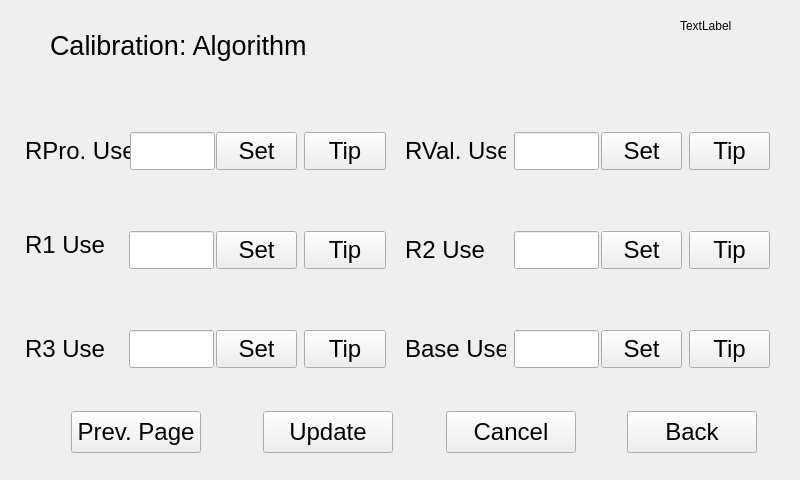
<?xml version="1.0" encoding="UTF-8"?>
<ui version="4.0">
 <class>algorithmDld3</class>
 <widget class="QWidget" name="algorithmDld3">
  <property name="geometry">
   <rect>
    <x>0</x>
    <y>0</y>
    <width>800</width>
    <height>480</height>
   </rect>
  </property>
  <property name="windowTitle">
   <string>Form</string>
  </property>
  <widget class="QLabel" name="label">
   <property name="geometry">
    <rect>
     <x>50</x>
     <y>10</y>
     <width>301</width>
     <height>71</height>
    </rect>
   </property>
   <property name="text">
    <string>&lt;html&gt;&lt;head/&gt;&lt;body&gt;&lt;p&gt;&lt;span style=&quot; font-size:20pt;&quot;&gt;Calibration:  Algorithm&lt;/span&gt;&lt;/p&gt;&lt;/body&gt;&lt;/html&gt;</string>
   </property>
  </widget>
  <widget class="QLabel" name="label_2">
   <property name="geometry">
    <rect>
     <x>25</x>
     <y>132</y>
     <width>111</width>
     <height>38</height>
    </rect>
   </property>
   <property name="text">
    <string>&lt;html&gt;&lt;head/&gt;&lt;body&gt;&lt;p&gt;&lt;span style=&quot; font-size:18pt;&quot;&gt;RPro. Use&lt;/span&gt;&lt;/p&gt;&lt;/body&gt;&lt;/html&gt;</string>
   </property>
  </widget>
  <widget class="QLabel" name="label_3">
   <property name="geometry">
    <rect>
     <x>25</x>
     <y>231</y>
     <width>101</width>
     <height>28</height>
    </rect>
   </property>
   <property name="text">
    <string>&lt;html&gt;&lt;head/&gt;&lt;body&gt;&lt;p&gt;&lt;span style=&quot; font-size:18pt;&quot;&gt;R1 Use&lt;/span&gt;&lt;/p&gt;&lt;/body&gt;&lt;/html&gt;</string>
   </property>
  </widget>
  <widget class="QLabel" name="label_4">
   <property name="geometry">
    <rect>
     <x>25</x>
     <y>330</y>
     <width>81</width>
     <height>38</height>
    </rect>
   </property>
   <property name="text">
    <string>&lt;html&gt;&lt;head/&gt;&lt;body&gt;&lt;p&gt;&lt;span style=&quot; font-size:18pt;&quot;&gt;R3 Use&lt;/span&gt;&lt;/p&gt;&lt;/body&gt;&lt;/html&gt;</string>
   </property>
  </widget>
  <widget class="QLabel" name="label_5">
   <property name="geometry">
    <rect>
     <x>405</x>
     <y>132</y>
     <width>101</width>
     <height>38</height>
    </rect>
   </property>
   <property name="text">
    <string>&lt;html&gt;&lt;head/&gt;&lt;body&gt;&lt;p&gt;&lt;span style=&quot; font-size:18pt;&quot;&gt;RVal. Use&lt;/span&gt;&lt;/p&gt;&lt;/body&gt;&lt;/html&gt;</string>
   </property>
  </widget>
  <widget class="QLabel" name="label_6">
   <property name="geometry">
    <rect>
     <x>405</x>
     <y>231</y>
     <width>81</width>
     <height>38</height>
    </rect>
   </property>
   <property name="text">
    <string>&lt;html&gt;&lt;head/&gt;&lt;body&gt;&lt;p&gt;&lt;span style=&quot; font-size:18pt;&quot;&gt;R2 Use&lt;/span&gt;&lt;/p&gt;&lt;/body&gt;&lt;/html&gt;</string>
   </property>
  </widget>
  <widget class="QLabel" name="label_7">
   <property name="geometry">
    <rect>
     <x>405</x>
     <y>330</y>
     <width>101</width>
     <height>38</height>
    </rect>
   </property>
   <property name="text">
    <string>&lt;html&gt;&lt;head/&gt;&lt;body&gt;&lt;p&gt;&lt;span style=&quot; font-size:18pt;&quot;&gt;Base Use&lt;/span&gt;&lt;/p&gt;&lt;/body&gt;&lt;/html&gt;</string>
   </property>
  </widget>
  <widget class="QLineEdit" name="Rruse_lineEdit">
   <property name="geometry">
    <rect>
     <x>130</x>
     <y>132</y>
     <width>85</width>
     <height>38</height>
    </rect>
   </property>
   <property name="font">
    <font>
     <pointsize>18</pointsize>
    </font>
   </property>
  </widget>
  <widget class="QLineEdit" name="R1use_lineEdit">
   <property name="geometry">
    <rect>
     <x>129</x>
     <y>231</y>
     <width>85</width>
     <height>38</height>
    </rect>
   </property>
   <property name="font">
    <font>
     <pointsize>18</pointsize>
    </font>
   </property>
  </widget>
  <widget class="QLineEdit" name="R3use_lineEdit">
   <property name="geometry">
    <rect>
     <x>129</x>
     <y>330</y>
     <width>85</width>
     <height>38</height>
    </rect>
   </property>
   <property name="font">
    <font>
     <pointsize>18</pointsize>
    </font>
   </property>
  </widget>
  <widget class="QLineEdit" name="Vruse_lineEdit">
   <property name="geometry">
    <rect>
     <x>514</x>
     <y>132</y>
     <width>85</width>
     <height>38</height>
    </rect>
   </property>
   <property name="font">
    <font>
     <pointsize>18</pointsize>
    </font>
   </property>
  </widget>
  <widget class="QLineEdit" name="R2use_lineEdit">
   <property name="geometry">
    <rect>
     <x>514</x>
     <y>231</y>
     <width>85</width>
     <height>38</height>
    </rect>
   </property>
   <property name="font">
    <font>
     <pointsize>18</pointsize>
    </font>
   </property>
  </widget>
  <widget class="QLineEdit" name="Baseuse_lineEdit">
   <property name="geometry">
    <rect>
     <x>514</x>
     <y>330</y>
     <width>85</width>
     <height>38</height>
    </rect>
   </property>
   <property name="font">
    <font>
     <pointsize>18</pointsize>
    </font>
   </property>
  </widget>
  <widget class="QPushButton" name="PRchooseTip">
   <property name="geometry">
    <rect>
     <x>304</x>
     <y>132</y>
     <width>82</width>
     <height>38</height>
    </rect>
   </property>
   <property name="font">
    <font>
     <pointsize>18</pointsize>
    </font>
   </property>
   <property name="text">
    <string>Tip</string>
   </property>
  </widget>
  <widget class="QPushButton" name="R1chooseTip">
   <property name="geometry">
    <rect>
     <x>304</x>
     <y>231</y>
     <width>82</width>
     <height>38</height>
    </rect>
   </property>
   <property name="font">
    <font>
     <pointsize>18</pointsize>
    </font>
   </property>
   <property name="text">
    <string>Tip</string>
   </property>
  </widget>
  <widget class="QPushButton" name="R3chooseTip">
   <property name="geometry">
    <rect>
     <x>304</x>
     <y>330</y>
     <width>82</width>
     <height>38</height>
    </rect>
   </property>
   <property name="font">
    <font>
     <pointsize>18</pointsize>
    </font>
   </property>
   <property name="text">
    <string>Tip</string>
   </property>
  </widget>
  <widget class="QPushButton" name="VRchooseTip">
   <property name="geometry">
    <rect>
     <x>689</x>
     <y>132</y>
     <width>81</width>
     <height>38</height>
    </rect>
   </property>
   <property name="font">
    <font>
     <pointsize>18</pointsize>
    </font>
   </property>
   <property name="text">
    <string>Tip</string>
   </property>
  </widget>
  <widget class="QPushButton" name="R2chooseTip">
   <property name="geometry">
    <rect>
     <x>689</x>
     <y>231</y>
     <width>81</width>
     <height>38</height>
    </rect>
   </property>
   <property name="font">
    <font>
     <pointsize>18</pointsize>
    </font>
   </property>
   <property name="text">
    <string>Tip</string>
   </property>
  </widget>
  <widget class="QPushButton" name="BasechooseTip">
   <property name="geometry">
    <rect>
     <x>689</x>
     <y>330</y>
     <width>81</width>
     <height>38</height>
    </rect>
   </property>
   <property name="font">
    <font>
     <pointsize>18</pointsize>
    </font>
   </property>
   <property name="text">
    <string>Tip</string>
   </property>
  </widget>
  <widget class="QPushButton" name="back">
   <property name="geometry">
    <rect>
     <x>627</x>
     <y>411</y>
     <width>130</width>
     <height>42</height>
    </rect>
   </property>
   <property name="font">
    <font>
     <pointsize>18</pointsize>
    </font>
   </property>
   <property name="text">
    <string>Back</string>
   </property>
  </widget>
  <widget class="QPushButton" name="cancel">
   <property name="geometry">
    <rect>
     <x>446</x>
     <y>411</y>
     <width>130</width>
     <height>42</height>
    </rect>
   </property>
   <property name="font">
    <font>
     <pointsize>18</pointsize>
    </font>
   </property>
   <property name="text">
    <string>Cancel</string>
   </property>
  </widget>
  <widget class="QPushButton" name="pageUp">
   <property name="geometry">
    <rect>
     <x>71</x>
     <y>411</y>
     <width>130</width>
     <height>42</height>
    </rect>
   </property>
   <property name="font">
    <font>
     <pointsize>18</pointsize>
    </font>
   </property>
   <property name="text">
    <string>Prev. Page</string>
   </property>
  </widget>
  <widget class="QPushButton" name="ok">
   <property name="geometry">
    <rect>
     <x>263</x>
     <y>411</y>
     <width>130</width>
     <height>42</height>
    </rect>
   </property>
   <property name="font">
    <font>
     <pointsize>18</pointsize>
    </font>
   </property>
   <property name="text">
    <string>Update</string>
   </property>
  </widget>
  <widget class="QLabel" name="dateTime">
   <property name="geometry">
    <rect>
     <x>680</x>
     <y>20</y>
     <width>54</width>
     <height>12</height>
    </rect>
   </property>
   <property name="text">
    <string>TextLabel</string>
   </property>
  </widget>
  <widget class="QPushButton" name="Pruse_change">
   <property name="geometry">
    <rect>
     <x>216</x>
     <y>132</y>
     <width>81</width>
     <height>38</height>
    </rect>
   </property>
   <property name="font">
    <font>
     <pointsize>18</pointsize>
    </font>
   </property>
   <property name="text">
    <string>Set</string>
   </property>
  </widget>
  <widget class="QPushButton" name="Vruse_change">
   <property name="geometry">
    <rect>
     <x>601</x>
     <y>132</y>
     <width>81</width>
     <height>38</height>
    </rect>
   </property>
   <property name="font">
    <font>
     <pointsize>18</pointsize>
    </font>
   </property>
   <property name="text">
    <string>Set</string>
   </property>
  </widget>
  <widget class="QPushButton" name="R1use_change">
   <property name="geometry">
    <rect>
     <x>216</x>
     <y>231</y>
     <width>81</width>
     <height>38</height>
    </rect>
   </property>
   <property name="font">
    <font>
     <pointsize>18</pointsize>
    </font>
   </property>
   <property name="text">
    <string>Set</string>
   </property>
  </widget>
  <widget class="QPushButton" name="R2use_change">
   <property name="geometry">
    <rect>
     <x>601</x>
     <y>231</y>
     <width>81</width>
     <height>38</height>
    </rect>
   </property>
   <property name="font">
    <font>
     <pointsize>18</pointsize>
    </font>
   </property>
   <property name="text">
    <string>Set</string>
   </property>
  </widget>
  <widget class="QPushButton" name="R3use_change">
   <property name="geometry">
    <rect>
     <x>216</x>
     <y>330</y>
     <width>81</width>
     <height>38</height>
    </rect>
   </property>
   <property name="font">
    <font>
     <pointsize>18</pointsize>
    </font>
   </property>
   <property name="text">
    <string>Set</string>
   </property>
  </widget>
  <widget class="QPushButton" name="Baseuse_change">
   <property name="geometry">
    <rect>
     <x>601</x>
     <y>330</y>
     <width>81</width>
     <height>38</height>
    </rect>
   </property>
   <property name="font">
    <font>
     <pointsize>18</pointsize>
    </font>
   </property>
   <property name="text">
    <string>Set</string>
   </property>
  </widget>
 </widget>
 <resources/>
 <connections/>
</ui>
